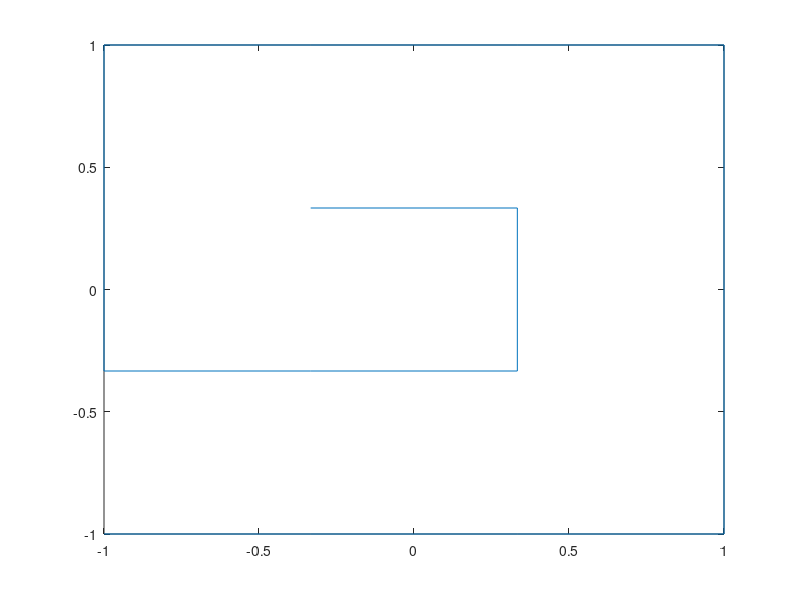

Recreate this plot in MATLAB. (Note: this script raises an error after producing the figure.)
clc
clear all
%%
% Numeracion local del EF serendipito rectangular de 25 nodos:
% Numeracion local:
%        ^ eta
%        |
%        |
% 10---9---8---7
%  |   |   |   |
% 11--16--15---6
%  |   |   |   |----> xi
% 12--13--14---5
%  |   |   |   |
%  1---2---3---4

% Coordenadas de los nodos
xnod = [ ...
%  xi   eta     % nodo   
   -1   -1      %  1
   -1/3 -1      %  2
    1/3 -1      %  3
    1   -1      %  4
    1   -1/3    %  5
    1    1/3    %  6
    1    1      %  7
    1/3  1      %  8
   -1/3  1      %  9
   -1    1      % 10
   -1    1/3    % 11
   -1   -1/3    % 12
   -1/3 -1/3    % 13
    1/3 -1/3    % 14
    1/3  1/3    % 15
   -1/3  1/3 ]; % 16


nno = size(xnod, 1);
plot(xnod(:,1),xnod(:,2))
%% Se define la cuadratura de Gauss Legendre a utilizar
n_gl = 4;
[x_gl, w_gl]  = gausslegendre_quad(n_gl);
x_gl = sym(x_gl);

%% numero de terminos del polinomio interpolador
nterm = 16; % 1   xi_gl   eta_gl   xi_gl*eta_gl

%%  Se define la matriz A1
A1 = sym(zeros(nterm));

i = 0;
for p = 1:n_gl
   for q = 1:n_gl
      i = i+1;
      xi_gl  = x_gl(p);
      eta_gl = x_gl(q);
         
      A1(i,:)= [ 1,...
        xi_gl, eta_gl,...
   xi_gl.^2, xi_gl.*eta_gl, eta_gl.^2....
 xi_gl.^3,xi_gl.^2.*eta_gl,xi_gl.*eta_gl.^2,eta_gl.^3,...
  xi_gl.^3.*eta_gl,xi_gl.^2.*eta_gl.^2,xi_gl.*eta_gl.^3,...
     xi_gl.^3.*eta_gl.^2,xi_gl.^2.*eta_gl.^3,...
          xi_gl.^3.*eta_gl.^3];
      
   end
end

%% Se define la matriz A2
A2 = sym(zeros(nno, nterm));
for i = 1:nno
      xi_gl  = xnod(i,1);
      eta_gl = xnod(i,2);      
               A2(i,:) = [1,...
                 xi_gl, eta_gl,...
            xi_gl.^2, xi_gl.*eta_gl, eta_gl.^2....
        xi_gl.^3,xi_gl.^2.*eta_gl,xi_gl.*eta_gl.^2,eta_gl.^3,...
    xi_gl.^3.*eta_gl,xi_gl.^2.*eta_gl.^2,xi_gl.*eta_gl.^3,...
     xi_gl.^3.*eta_gl.^2,xi_gl.^2.*eta_gl.^3,...
          xi_gl.^3.*eta_gl.^3];
end
        mensaje = 'EF lagrangiano rectangular de 16 nodos';   
%% Se reporta la matriz
fprintf('La matriz de interpolacion del %s es:\n', mensaje)
A = simplify(A2/A1); %= A2*inv(A1)
disp(A) 
disp('o en forma numerica:')
format long
disp(double(A))
